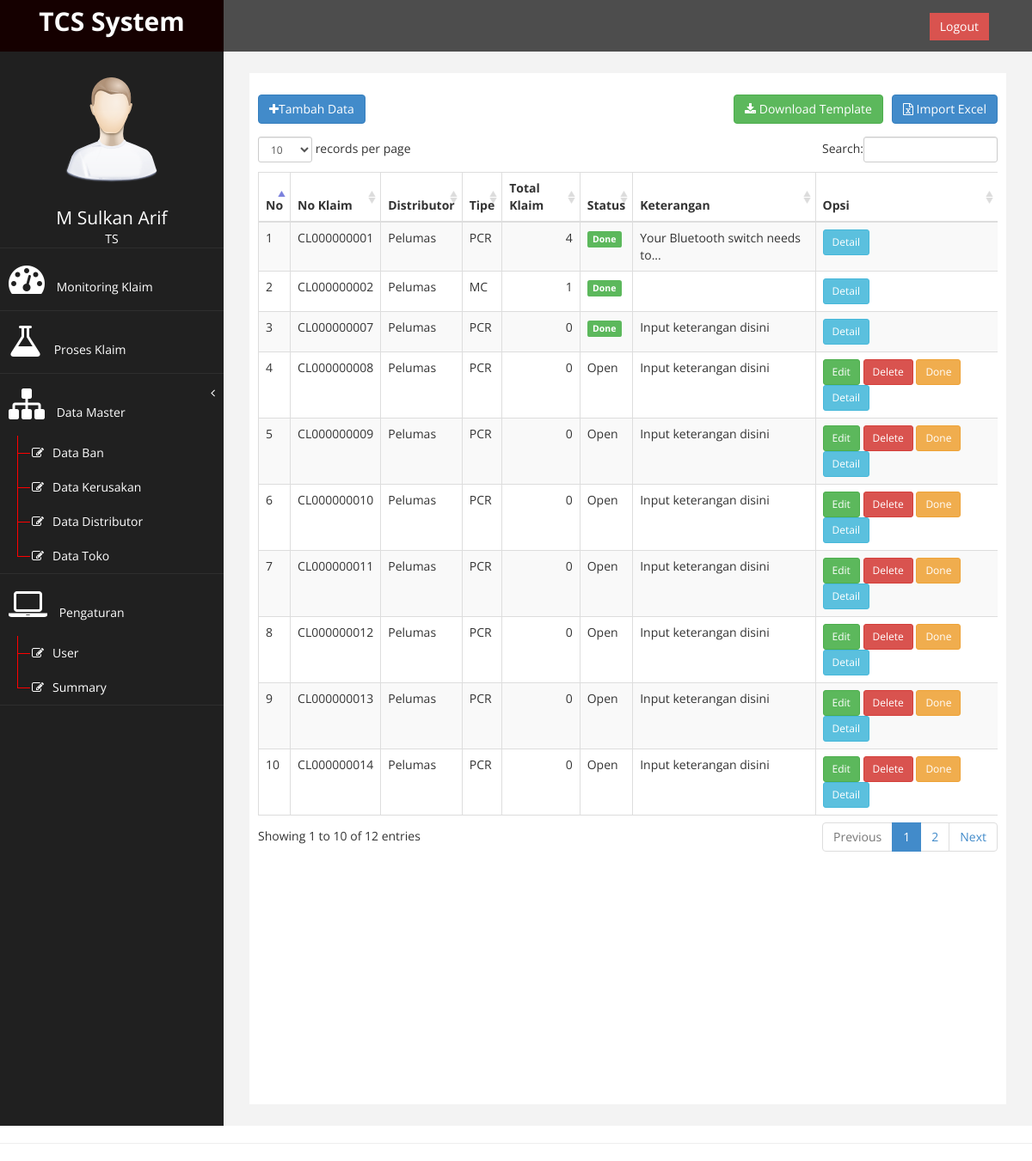
The app's page /?page=klaim (signed in) with its own data.
### tables this page shows
CREATE TABLE `db_klaim` (
  `id_klaim` int(11) NOT NULL AUTO_INCREMENT,
  `no_klaim` varchar(20) NOT NULL,
  `grup` varchar(20) NOT NULL,
  `id_distributor` int(1) NOT NULL,
  `tgl_klaim` date DEFAULT NULL,
  `keterangan` text,
  `status` enum('Open','Done') NOT NULL DEFAULT 'Open',
  `tgl_selesai` datetime DEFAULT NULL,
  PRIMARY KEY (`id_klaim`)
);

CREATE TABLE `db_distributor` (
  `id_distributor` int(200) NOT NULL AUTO_INCREMENT,
  `kode_distributor` varchar(100) NOT NULL,
  `nama_distributor` varchar(100) NOT NULL,
  `grup` enum('Internasional','Lokal') NOT NULL,
  `alamat` varchar(200) NOT NULL,
  `area` varchar(100) NOT NULL,
  `kota` varchar(100) NOT NULL,
  `telepon` int(100) NOT NULL,
  PRIMARY KEY (`id_distributor`)
);

### page/proses/proses.php (the view, shortened to what this page needs)
<?php
$klaim = [];
$sql = " SELECT k.*,d.nama_distributor, coalesce(dt.total,0) as total
    FROM db_klaim k
    INNER JOIN db_distributor d ON k.id_distributor=d.id_distributor
    LEFT JOIN (
    SELECT id_klaim, COUNT(*) AS total
    FROM db_klaim_detail
    GROUP BY id_klaim) AS dt ON k.id_klaim = dt.id_klaim ";
$query = mysqli_query($conn, $sql);
$no = 1;
while ($row = mysqli_fetch_assoc($query)) {
    $row['no'] = $no;
    $klaim[] = $row;
    $no++;
}
?>
</div>
<div class="panel-body">
    <a href="?page=klaim&aksi=tambah" class="btn btn-primary" style="margin-bottom: 15px"><i class="fa fa-plus"></i>Tambah Data</a>
    <a href="?page=klaim&aksi=import" class="btn btn-primary pull-right" style="margin-bottom: 15px"><i class="fa fa-file-excel-o"></i> Import Excel</a>
    <a href="tcs.xls" class="btn btn-success pull-right" style="margin-bottom: 15px;margin-right:1rem;"><i class="fa fa-download"></i> Download Template</a>
    <div class="table-responsive">
        <table class="table table-striped table-bordered table-hover" id="dataTables-example">
            <thead>
                <tr>
                    <th>No</th>
                    <th>No Klaim</th>
                    <th>Distributor</th>
                    <th>Tipe</th>
                    <th>Total Klaim</th>
                    <th>Status</th>
                    <th>Keterangan</th>
                    <th>Opsi</th>
                </tr>
            </thead>
            <tbody>
                <?php
                foreach ($klaim as $key => $v) : ?>
                    <tr>
                        <td><?= $v['no'] ?></td>
                        <td><?= $v['no_klaim'] ?></td>
                        <td><?= $v['nama_distributor'] ?></td>
                        <td><?= $v['grup'] ?></td>
                        <td class="text-right"><?= $v['total'] ?></td>
                        <td><span class="<?=$v['status'] == 'Done' ? 'label label-success' : ''?>"><?= $v['status'] ?></span></td>
                        <td data-toggle="tooltip" title="<?= $v['keterangan'] ?>"><?= strlen($v['keterangan']) >= 30 ? substr($v['keterangan'], 0, 30) . '...' : $v['keterangan'] ?></td>
                        <td>
                            <?php
                            if ($v['status'] == 'Open') : ?>
                                <a href="?page=klaim&aksi=edit&id_klaim=<?= $v['id_klaim'] ?>" class="btn btn-sm btn-success">Edit</a>
                                <button onclick="doDelete('<?= $v['id_klaim'] ?>')" class="btn btn-sm btn-danger">Delete</button>
                                <?php
                                if ($_SESSION['akses'] == 'TS') : ?>
                                    <button onclick="doneProcess('<?= $v['id_klaim'] ?>')" class="btn btn-sm btn-warning">Done</button>
                                <?php endif; ?>
                            <?php endif; ?>
                            <a href="?page=klaim&aksi=detail&id_klaim=<?= $v['id_klaim'] ?>" class="btn btn-sm btn-info">Detail</a>
                        </td>
                    </tr>
                <?php endforeach; ?>
            </tbody>
        </table>
    </div>
</div>
</div>
</div>

### assets/css/custom.css (style rules this page uses)
body { font-family: 'Open Sans', sans-serif; }

### records on screen
db_klaim: id_klaim "1", no_klaim "CL000000001", id_distributor.nama_distributor "Pelumas", grup "PCR", total "4", status "Done", keterangan "Your Bluetooth switch needs to"
db_klaim: id_klaim "2", no_klaim "CL000000002", id_distributor.nama_distributor "Pelumas", grup "MC", total "1", status "Done"
db_klaim: id_distributor "3", no_klaim "CL000000007", id_distributor.nama_distributor "Pelumas", grup "PCR", total "0", status "Done", keterangan "Input keterangan disini"
db_klaim: no "4", no_klaim "CL000000008", id_distributor.nama_distributor "Pelumas", grup "PCR", total "0", status "Open", keterangan "Input keterangan disini"
db_klaim: no "5", no_klaim "CL000000009", id_distributor.nama_distributor "Pelumas", grup "PCR", total "0", status "Open", keterangan "Input keterangan disini"
db_klaim: no "6", no_klaim "CL000000010", id_distributor.nama_distributor "Pelumas", grup "PCR", total "0", status "Open", keterangan "Input keterangan disini"
db_klaim: no "7", no_klaim "CL000000011", id_distributor.nama_distributor "Pelumas", grup "PCR", total "0", status "Open", keterangan "Input keterangan disini"
db_klaim: no "8", no_klaim "CL000000012", id_distributor.nama_distributor "Pelumas", grup "PCR", total "0", status "Open", keterangan "Input keterangan disini"
db_klaim: no "9", no_klaim "CL000000013", id_distributor.nama_distributor "Pelumas", grup "PCR", total "0", status "Open", keterangan "Input keterangan disini"
db_klaim: no "10", no_klaim "CL000000014", id_distributor.nama_distributor "Pelumas", grup "PCR", total "0", status "Open", keterangan "Input keterangan disini"

### other values on screen
$_SESSION['nama'] "M Sulkan Arif"
$_SESSION['akses'] "TS"
